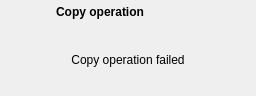
<?xml version="1.0" encoding="UTF-8"?>
<ui version="4.0">
 <class>NotificationPanel</class>
 <widget class="QWidget" name="NotificationPanel">
  <property name="geometry">
   <rect>
    <x>0</x>
    <y>0</y>
    <width>256</width>
    <height>96</height>
   </rect>
  </property>
  <property name="windowTitle">
   <string>Form</string>
  </property>
  <layout class="QGridLayout" name="gridLayout">
   <property name="leftMargin">
    <number>6</number>
   </property>
   <property name="topMargin">
    <number>0</number>
   </property>
   <property name="rightMargin">
    <number>6</number>
   </property>
   <property name="bottomMargin">
    <number>2</number>
   </property>
   <property name="horizontalSpacing">
    <number>0</number>
   </property>
   <property name="verticalSpacing">
    <number>2</number>
   </property>
   <item row="0" column="9">
    <widget class="QToolButton" name="nextButton">
     <property name="text">
      <string/>
     </property>
     <property name="autoRaise">
      <bool>true</bool>
     </property>
    </widget>
   </item>
   <item row="0" column="0">
    <widget class="QLabel" name="pixmapLabel">
     <property name="minimumSize">
      <size>
       <width>16</width>
       <height>16</height>
      </size>
     </property>
     <property name="maximumSize">
      <size>
       <width>16</width>
       <height>16</height>
      </size>
     </property>
     <property name="text">
      <string/>
     </property>
     <property name="scaledContents">
      <bool>true</bool>
     </property>
    </widget>
   </item>
   <item row="0" column="10">
    <widget class="QToolButton" name="closeButton">
     <property name="text">
      <string/>
     </property>
     <property name="autoRaise">
      <bool>true</bool>
     </property>
    </widget>
   </item>
   <item row="0" column="8">
    <widget class="QToolButton" name="prevButton">
     <property name="text">
      <string/>
     </property>
     <property name="autoRaise">
      <bool>true</bool>
     </property>
    </widget>
   </item>
   <item row="2" column="0" colspan="11">
    <widget class="QLabel" name="messageLabel">
     <property name="text">
      <string>Copy operation failed</string>
     </property>
     <property name="scaledContents">
      <bool>true</bool>
     </property>
     <property name="alignment">
      <set>Qt::AlignCenter</set>
     </property>
     <property name="wordWrap">
      <bool>true</bool>
     </property>
    </widget>
   </item>
   <item row="0" column="1" colspan="7">
    <widget class="QLabel" name="titleLabel">
     <property name="font">
      <font>
       <weight>75</weight>
       <bold>true</bold>
      </font>
     </property>
     <property name="text">
      <string>Copy operation</string>
     </property>
     <property name="alignment">
      <set>Qt::AlignCenter</set>
     </property>
    </widget>
   </item>
  </layout>
 </widget>
 <resources/>
 <connections/>
</ui>
